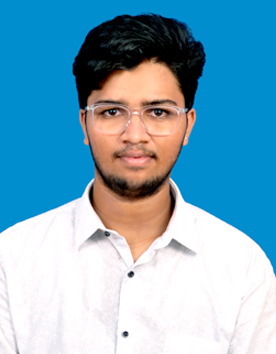
#> input picture Sem-7/CV/Assignment_1/Nagasai.jpg, 276 x 354 px
$ jupyter execute CS20B1016_assignment_1.ipynb   (older library calls are emulated)
#> lines starting #> are read from the running program, lines starting #| are printed output that depends on the picture
# Assignment - 1 : Edge Detction

### Name: V Nagasai
### Roll No: CS20B1016

[cell 1]
import cv2
import numpy as np
import matplotlib.pyplot as plt

[cell 2]
input_image = cv2.imread('Nagasai.jpg')
#> input_image is the input picture: shape (354, 276, 3); mean B, G, R 192.6, 170.2, 122.3
plt.imshow(cv2.cvtColor(input_image,cv2.COLOR_BGR2RGB))

[cell 3]
img = cv2.cvtColor(input_image,cv2.COLOR_BGR2GRAY)
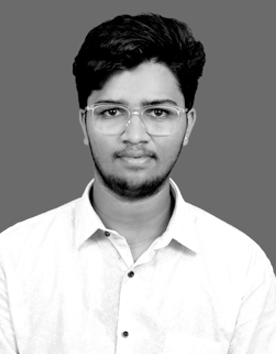
#> img: shape (354, 276); min 0, max 255, mean 158.5
plt.imshow(img,cmap='gray')

[cell 4]
canny_edged = cv2.Canny(img, 50,200)
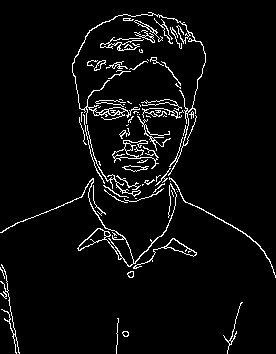
#> canny_edged: shape (354, 276); 4.6% white in thin lines or dots
plt.imshow(canny_edged,cmap="gray")

[cell 5]
sigma = 1
log_edged = cv2.GaussianBlur(img, (0, 0), sigmaX=sigma)
log_edged = cv2.Laplacian(log_edged, cv2.CV_64F)
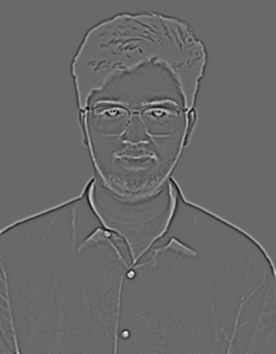
#> log_edged: shape (354, 276) float64; min -54, max 76, mean 0; drawn with min black and max white
log_edged = np.uint8(np.absolute(log_edged))
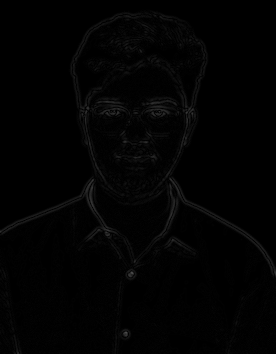
#> log_edged: shape (354, 276); min 0, max 76, mean 2.3
plt.imshow(log_edged,cmap="gray")

[cell 6]
plt.figure(figsize=(10,10))
c = 100
sharpened_canny = cv2.addWeighted(img, 1, np.zeros_like(canny_edged), 0, c)
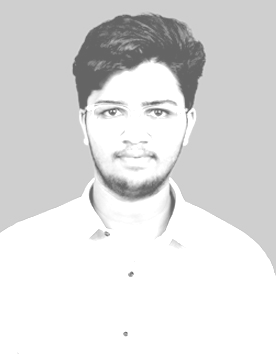
#> sharpened_canny: shape (354, 276); min 100, max 255, mean 221.5
sharpened_log = cv2.addWeighted(img, 1, np.zeros_like(log_edged), 0, c)
plt.subplot(121)
plt.imshow(sharpened_canny,cmap = "gray")
plt.subplot(122)
plt.imshow(sharpened_log,cmap = "gray")

[cell 7]
plt.figure(figsize=(10,10))
c = 50
sharpened_canny = cv2.addWeighted(img, 1, np.zeros_like(canny_edged), 0, c)
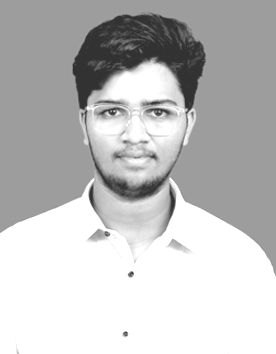
#> sharpened_canny: shape (354, 276); min 50, max 255, mean 192
sharpened_log = cv2.addWeighted(img, 1, np.zeros_like(log_edged), 0, c)
plt.subplot(121)
plt.imshow(sharpened_canny,cmap = "gray")
plt.subplot(122)
plt.imshow(sharpened_log,cmap = "gray")

[cell 8]
plt.figure(figsize=(10,10))
c = 10
sharpened_canny = cv2.addWeighted(img, 1, np.zeros_like(canny_edged), 0, c)
sharpened_log = cv2.addWeighted(img, 1, np.zeros_like(log_edged), 0, c)
plt.subplot(121)
plt.imshow(sharpened_canny,cmap = "gray")
plt.subplot(122)
plt.imshow(sharpened_log,cmap = "gray")

[cell 9]
plt.figure(figsize=(10,10))
c = 150
sharpened_canny = cv2.addWeighted(img, 1, np.zeros_like(canny_edged), 0, c)
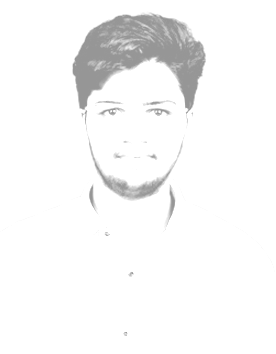
#> sharpened_canny: shape (354, 276); min 150, max 255, mean 246.7
sharpened_log = cv2.addWeighted(img, 1, np.zeros_like(log_edged), 0, c)
plt.subplot(121)
plt.imshow(sharpened_canny,cmap = "gray")
plt.subplot(122)
plt.imshow(sharpened_log,cmap = "gray")
